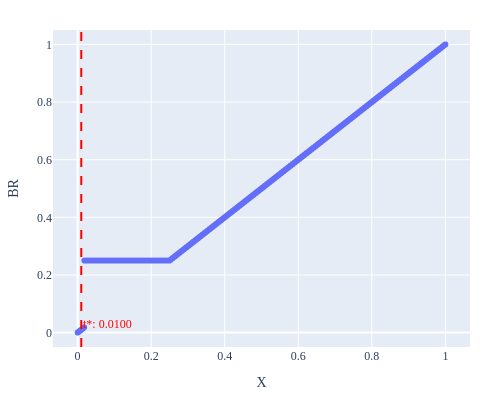

Here is the notebook cell this chart was saved with:
### Code cell
a, b = [0], [1]
ab = np.unique(sorted(a+b)).tolist()

display_partition_result(X, thresholds, priors, c, tt, a, b)

X_im = X[::5]
X_p = best_response_vectorized(X_im, thresholds[ab], priors[ab], c)
fig = px.scatter(x=X_im, y=X_p, labels={"x": "X", "y": "BR"})
fig.add_vline(x=tt, annotation=dict(text=f"t*: {tt:.4f}",y=0.1, font=dict(color="red")), line=dict(dash="dash", color="red"))
fig.update_layout(width=500, height=400, yaxis=dict(range=[-0.05, 1.05]))

### Figure 1 — Plotly figure (JSON) as saved in the notebook; plotly's stock layout.template omitted (floating-point values rounded to 4 significant figures; data arrays with more than 128 entries replaced by an {"elided": "..."} marker saying what was removed)
{"data": [{"hovertemplate": "X=%{x}<br>BR=%{y}<extra></extra>", "legendgroup": "", "marker": {"color": "#636efa", "symbol": "circle"}, "mode": "markers", "name": "", "showlegend": false, "type": "scattergl", "x": {"elided": "40001 float values"}, "xaxis": "x", "y": {"elided": "40001 float values"}, "yaxis": "y"}], "layout": {"annotations": [{"font": {"color": "red"}, "showarrow": false, "text": "t*: 0.0100", "x": 0.01, "xanchor": "left", "xref": "x", "y": 0.1, "yanchor": "top", "yref": "y domain"}], "height": 400, "legend": {"tracegroupgap": 0}, "shapes": [{"line": {"color": "red", "dash": "dash"}, "type": "line", "x0": 0.01, "x1": 0.01, "xref": "x", "y0": 0, "y1": 1, "yref": "y domain"}], "width": 500, "xaxis": {"anchor": "y", "domain": [0, 1], "title": {"text": "X"}}, "yaxis": {"anchor": "x", "domain": [0, 1], "range": [-0.05, 1.05], "title": {"text": "BR"}}}}
